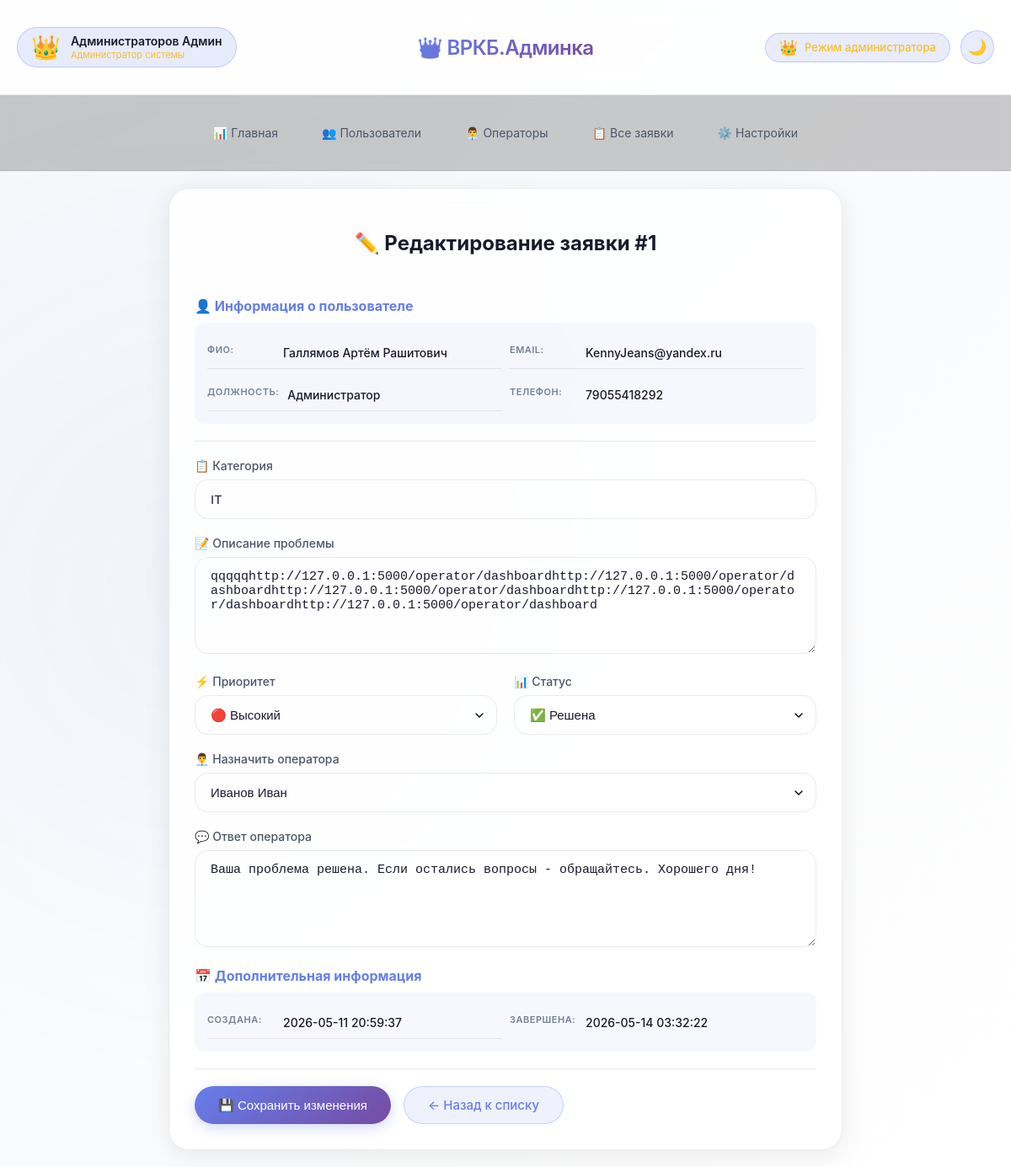
The page /admin/ticket/edit/1 (signed in) on the database its author committed.
### tables this page shows
CREATE TABLE tickets (
        id INTEGER PRIMARY KEY AUTOINCREMENT,
        user_id INTEGER NOT NULL,
        subject TEXT,
        description TEXT NOT NULL,
        status TEXT DEFAULT 'new',
        priority TEXT DEFAULT 'medium',
        operator_answer TEXT,
        created_at TEXT NOT NULL,
        updated_at TEXT,
        completed_at TEXT,
        assigned_to INTEGER,
        category TEXT,
        problem_type TEXT,
        location TEXT,
        office TEXT,
        assistant_id TEXT,
        printer_manufacturer TEXT,
        printer_model TEXT,
        printer_problem TEXT,
        FOREIGN KEY (user_id) REFERENCES users (id),
        FOREIGN KEY (assigned_to) REFERENCES operators (id)
    );

CREATE TABLE users (
        id INTEGER PRIMARY KEY AUTOINCREMENT,
        username TEXT UNIQUE NOT NULL,
        email TEXT UNIQUE NOT NULL,
        password TEXT NOT NULL,
        last_name TEXT,
        first_name TEXT,
        middle_name TEXT,
        post TEXT,
        phone TEXT,
        created_at TEXT NOT NULL,
        is_admin INTEGER DEFAULT 0
    , department TEXT);

CREATE TABLE operators (
        id INTEGER PRIMARY KEY AUTOINCREMENT,
        username TEXT NOT NULL UNIQUE,
        password TEXT NOT NULL,
        last_name TEXT,
        first_name TEXT,
        middle_name TEXT,
        post TEXT,
        phone TEXT
    );

### app.py (the view)
    def decorated_function(*args, **kwargs):
        if not session.get('admin_logged_in'):
            flash('Доступ только для администраторов', 'danger')
            return redirect(url_for('admin_login'))
        return f(*args, **kwargs)

### app.py (called while the page is built, shortened)
def get_db_connection():
    conn = sqlite3.connect('databases/database_helpdesk.db')
    conn.row_factory = sqlite3.Row
    return conn

def admin_required(f):
    def decorated_function(*args, **kwargs):
        if not session.get('admin_logged_in'):
            flash('Доступ только для администраторов', 'danger')
            return redirect(url_for('admin_login'))
        return f(*args, **kwargs)
    decorated_function.__name__ = f.__name__
    return decorated_function

@app.route('/admin/ticket/edit/<int:ticket_id>', methods=['GET', 'POST'])
@admin_required
def admin_ticket_edit(ticket_id):
    conn = get_db_connection()
    ticket = conn.execute('''
        SELECT t.*, u.last_name, u.first_name, u.middle_name, u.post, u.phone, u.username, u.email
        FROM tickets t
        JOIN users u ON t.user_id = u.id
        WHERE t.id = ?
    ''', (ticket_id,)).fetchone()
    operators = conn.execute('SELECT id, last_name, first_name FROM operators ORDER BY last_name').fetchall()
    conn.close()
    if not ticket:
        flash('Заявка не найдена', 'danger')
        return redirect(url_for('admin_tickets'))
    return render_template('admins/admin_ticket_edit.html', ticket=ticket, operators=operators)

@app.context_processor
def inject_user():
    user_info = {}
    return {'user': user_info}

### templates/admins/admin_ticket_edit.html (shortened to what this page needs)
{% extends "admins/base_admin.html" %}
{% block content %}
<div class="card" style="max-width: 800px; margin: 0 auto;">
    <h2 style="text-align: center; margin-bottom: 30px;">✏️ Редактирование заявки #{{ ticket.id }}</h2>
    <div class="info-block">
        <h3>👤 Информация о пользователе</h3>
        <div class="info-grid">
            <div class="info-item">
                <span class="info-label">ФИО:</span>
                <span class="info-value">{{ ticket.last_name }} {{ ticket.first_name }} {{ ticket.middle_name or '' }}</span>
            </div>
            <div class="info-item">
                <span class="info-label">Email:</span>
                <span class="info-value">{{ ticket.email }}</span>
            </div>
            <div class="info-item">
                <span class="info-label">Должность:</span>
                <span class="info-value">{{ ticket.post }}</span>
            </div>
            <div class="info-item">
                <span class="info-label">Телефон:</span>
                <span class="info-value">{{ ticket.phone }}</span>
            </div>
        </div>
    </div>
    <hr>
    <form method="POST">
        <div class="form-group">
            <label>📋 Категория</label>
            <input type="text" class="form-control" value="{{ ticket.category }}" disabled readonly>
        </div>
        <div class="form-group">
            <label>📝 Описание проблемы</label>
            <textarea class="form-control" rows="5" readonly disabled>{{ ticket.description }}</textarea>
        </div>
        <div class="form-row">
            <div class="form-group">
                <label>⚡ Приоритет</label>
                <select name="priority" class="form-control">
                    <option value="high" {% if ticket.priority == 'high' %}selected{% endif %}>🔴 Высокий</option>
                </select>
            </div>
            <div class="form-group">
                <label>📊 Статус</label>
                <select name="status" class="form-control">
                    <option value="resolved" {% if ticket.status == 'resolved' %}selected{% endif %}>✅ Решена</option>
                </select>
            </div>
        </div>
        <div class="form-group">
            <label>👨‍💼 Назначить оператора</label>
            <select name="assigned_to" class="form-control">
                {% for operator in operators %}
                <option value="{{ operator.id }}" {% if ticket.assigned_to == operator.id %}selected{% endif %}>
                    {{ operator.last_name }} {{ operator.first_name }}
                </option>
                {% endfor %}
            </select>
        </div>
        <div class="form-group">
            <label>💬 Ответ оператора</label>
            <textarea name="operator_answer" rows="5" class="form-control" placeholder="Ответ оператора...">{{ ticket.operator_answer or '' }}</textarea>
        </div>
        <div class="info-block">
            <h3>📅 Дополнительная информация</h3>
            <div class="info-grid">
                <div class="info-item">
                    <span class="info-label">Создана:</span>
                    <span class="info-value">{{ ticket.created_at }}</span>
                </div>
                {% if ticket.completed_at %}
                <div class="info-item">
                    <span class="info-label">Завершена:</span>
                    <span class="info-value">{{ ticket.completed_at }}</span>
                </div>
                {% endif %}
            </div>
        </div>
        <hr>
        <div class="action-buttons">
            <button type="submit" class="btn btn-primary">💾 Сохранить изменения</button>
            <a href="{{ url_for('admin_tickets') }}" class="btn btn-outline">← Назад к списку</a>
        </div>
    </form>
</div>
{% endblock %}

### static/style.css (style rules this page uses)
:root { --bg-gradient-start: #f5f7fa; --bg-gradient-end: #ffffff; --glass-bg: rgba(255, 255, 255, 0.85); --glass-bg-dark: rgba(0, 0, 0, 0.75); --glass-border: rgba(0, 0, 0, 0.08); --glass-shadow: 0 8px 32px 0 rgba(0, 0, 0, 0.08); --shadow-sm: 0 2px 8px rgba(0, 0, 0, 0.04); --shadow-md: 0 4px 20px rgba(0, 0, 0, 0.06); --shadow-lg: 0 12px 32px rgba(0, 0, 0, 0.1); --shadow-glow: 0 0 20px rgba(102, 126, 234, 0.15); --text-primary: #1a1a2e; --text-secondary: #4a5568; --text-muted: #718096; --blur-amount: 12px; --border-radius: 24px; --accent-color: #667eea; --accent-hover: #5a67d8; }
* { margin: 0; padding: 0; box-sizing: border-box; }
body { font-family: -apple-system, 'Segoe UI', 'SF Pro Text', 'Helvetica Neue', sans-serif; background: linear-gradient(135deg, var(--bg-gradient-start), var(--bg-gradient-end)); min-height: 100vh; color: var(--text-primary); transition: all 0.3s ease; position: relative; }
body::before { content: ''; position: fixed; top: 0; left: 0; width: 100%; height: 100%; background: radial-gradient(circle at 20% 50%, rgba(102,126,234,0.05) 0%, transparent 50%); pointer-events: none; z-index: 0; }
.glass-card, .card { background: var(--glass-bg); backdrop-filter: blur(var(--blur-amount)); -webkit-backdrop-filter: blur(var(--blur-amount)); border-radius: var(--border-radius); border: 1px solid var(--glass-border); box-shadow: var(--glass-shadow); padding: 30px; margin-bottom: 20px; transition: all 0.4s cubic-bezier(0.4, 0, 0.2, 1); animation: fadeInUp 0.5s ease-out; }
.card h2 { padding: 20px; margin-bottom: 20px; }
.btn { padding: 12px 28px; border: none; border-radius: 40px; font-size: 15px; font-weight: 500; cursor: pointer; transition: all 0.3s cubic-bezier(0.4, 0, 0.2, 1); display: inline-block; text-decoration: none; text-align: center; }
.btn-primary { background: linear-gradient(135deg, var(--accent-color), #764ba2); color: white; box-shadow: 0 4px 15px rgba(102, 126, 234, 0.3); }
.btn-outline { background: rgba(102, 126, 234, 0.1); border: 1px solid rgba(102, 126, 234, 0.3); color: var(--accent-color); }
.form-group { margin-bottom: 20px; }
label { display: block; margin-bottom: 8px; font-weight: 500; color: var(--text-secondary); font-size: 14px; }
input, textarea, select { width: 100%; padding: 14px 18px; border: 1px solid var(--glass-border); border-radius: 16px; font-size: 15px; transition: all 0.3s ease; background: rgba(255, 255, 255, 0.08); color: var(--text-primary); }
hr { border: none; height: 1px; background: var(--glass-border); margin: 20px 0; }
select { width: 100%; padding: 14px 18px; border: 1px solid var(--glass-border); border-radius: 16px; font-size: 15px; transition: all 0.3s ease; background: rgba(255, 255, 255, 0.08); color: var(--text-primary); cursor: pointer; appearance: none; background-repeat: no-repeat; background-position: right 12px center; background-size: 16px; }
select option { background: white; color: #1a1a2e; }
select option { color: #1a1a2e; background: #ffffff; }
.info-item { display: flex; align-items: flex-start; gap: 12px; padding: 10px 0; border-bottom: 1px solid var(--glass-border); }
.info-item:last-child { border-bottom: none; }
.info-label { font-size: 11px; color: var(--text-muted); text-transform: uppercase; letter-spacing: 0.5px; }
.info-value { font-size: 14px; font-weight: 500; margin-top: 2px; }

### templates/admins/admin_ticket_edit.html (style rules this page uses)
.info-block { margin-bottom: 20px; }
.info-block h3 { font-size: 16px; margin-bottom: 10px; color: var(--accent-color); }
.info-grid { background: rgba(102, 126, 234, 0.05); border-radius: 12px; padding: 15px; display: grid; grid-template-columns: repeat(auto-fit, minmax(250px, 1fr)); gap: 10px; }
.info-item { display: flex; gap: 10px; font-size: 14px; }
.info-label { font-weight: 600; color: var(--text-muted); min-width: 80px; }
.info-value { color: var(--text-primary); }
.form-row { display: grid; grid-template-columns: 1fr 1fr; gap: 20px; }
.action-buttons { display: flex; gap: 15px; margin-top: 20px; }

### rows shown on the page
tickets: id "1", category "IT", description "qqqqqhttp://127.0.0.1:5000/operator/dashboardhttp://127.0.0.1:5000/operator/dashboardhttp://127.0.0.1:5000/operator/dashboardhttp://127.0.0.1:5000/operator/dashboardhttp://127.0.0.1:5000/operator/dashboard", priority "🔴 Высокий", status "✅ Решена", assigned_to "Иванов Иван", operator_answer "Ваша проблема решена. Если остались вопросы - обращайтесь. Хорошего дня!", created_at "2026-05-11 20:59:37", completed_at "2026-05-14 03:32:22"
users: last_name "Галлямов", first_name "Артём", middle_name "Рашитович", email "KennyJeans@yandex.ru", post "Администратор", phone "79055418292"

### other values the page prints
{{ session.admin_full_name or session.admin_username or 'Администратор' }} "Администраторов Админ"
